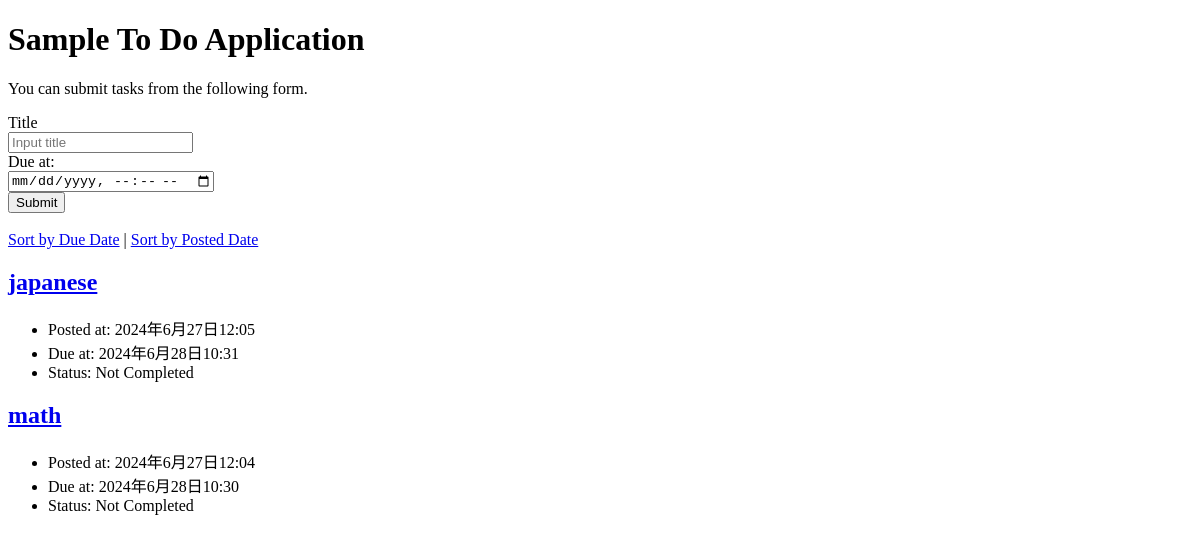
Before: / with the older database file.
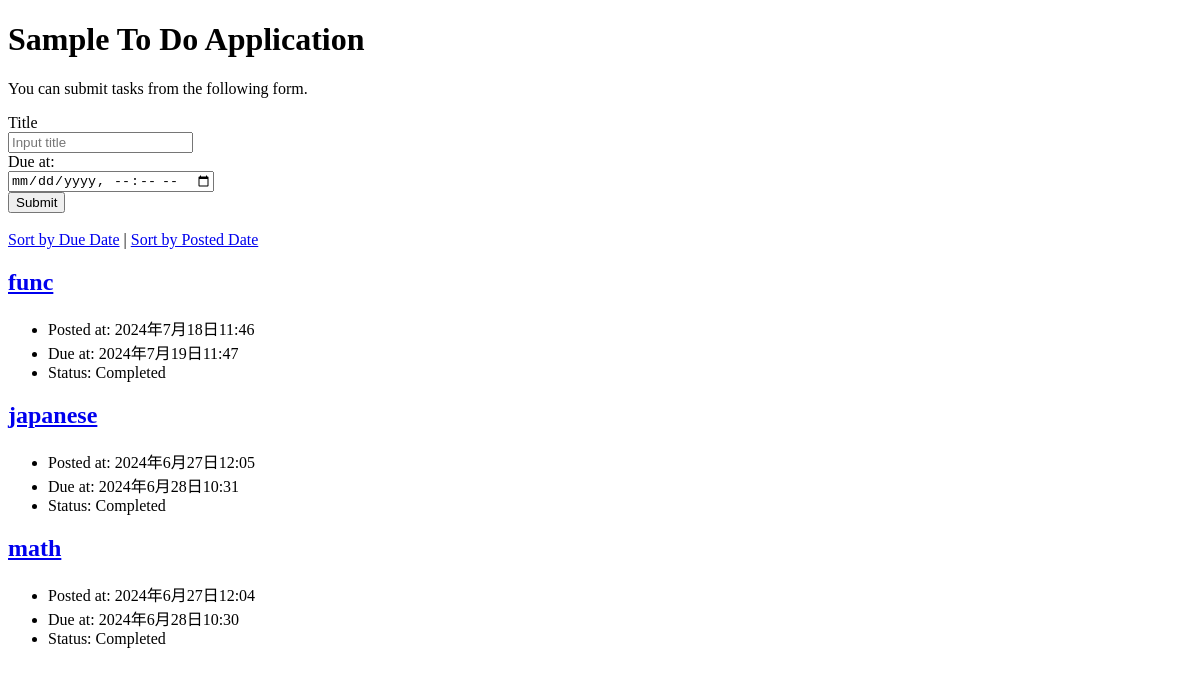
After: the same page with the newer database file.
### todo/models.py (models this page shows, shortened)
class Task(models.Model):
    title = models.CharField(max_length=100)
    completed = models.BooleanField(default=False)
    posted_at = models.DateTimeField(default=timezone.now)
    due_at = models.DateTimeField(null=True, blank=True)

### todo/views.py (the view)
# urls.py: path('', todo_views.index, name='index'),
def index(request):
    if request.method == 'POST':
        task = Task(title=request.POST['title'],
                    due_at=make_aware(parse_datetime(request.POST['due_at'])))
        task.save()
    if request.GET.get('order') == 'due':
        tasks = Task.objects.order_by('due_at')
    else:
        tasks = Task.objects.order_by('-posted_at')
    context = {
        'tasks': tasks
    }
    return render(request, 'todo/index.html', context)

### todo/templates/todo/index.html (shortened to what this page needs)
{% load static %}
<!DOCTYPE html>
<html lang="ja">
  <head>
  </head>
  <body>
    <h1>Sample To Do Application</h1>
    <p>You can submit tasks from the following form.</p>
    <form action="{% url 'index' %}" method="post">
      <div>
        <label for="titleInput">Title</label><br>
        <input id="titleInput" name="title" type="text" placeholder="Input title">
      </div>
      <div>
        <label for="dueInput">Due at:</label><br>
        <input id="dueInput" name="due_at" type="datetime-local">
      </div>
      <div>
        <button type="submit">Submit</button>
      </div>
    </form>
    <br>
    <div>
      <a href="{% url 'index' %}?order=due">Sort by Due Date</a> |
      <a href="{% url 'index' %}?order=post">Sort by Posted Date</a>
    </div>
    {% for task in tasks %}
    <div class="text">
      <h2><a href="{% url 'detail' task.id %}">{{ task.title }}</a></h2>
      <ul>
        <li>Posted at: {{ task.posted_at }}</li>
        {% if task.due_at %}
        <li>Due at: {{ task.due_at }}</li>
        {% endif %}
        {% if task.completed %}
        <li>Status: Completed</li>
        {% else %}
        <li>Status: Not Completed</li>
        {% endif %}
      </ul>
    </div>
    {% endfor %}
  </body>
</html>

Changed rows visible on the page:
added Task: title "func", posted_at "2024年7月18日11:46", due_at "2024年7月19日11:47", completed "Status: Completed"
changed Task "japanese": completed "Status: Not Completed" → "Status: Completed"
changed Task "math": completed "Status: Not Completed" → "Status: Completed"
